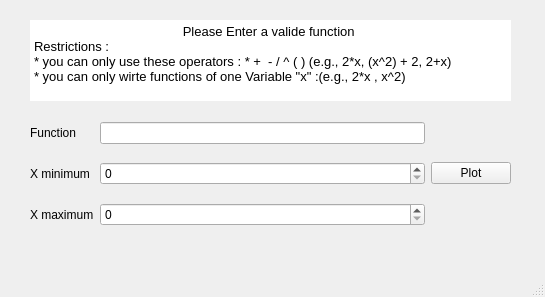
<?xml version="1.0" encoding="UTF-8"?>
<ui version="4.0">
 <class>MainWindow</class>
 <widget class="QMainWindow" name="MainWindow">
  <property name="geometry">
   <rect>
    <x>0</x>
    <y>0</y>
    <width>545</width>
    <height>297</height>
   </rect>
  </property>
  <property name="sizePolicy">
   <sizepolicy hsizetype="Fixed" vsizetype="Fixed">
    <horstretch>0</horstretch>
    <verstretch>0</verstretch>
   </sizepolicy>
  </property>
  <property name="minimumSize">
   <size>
    <width>545</width>
    <height>297</height>
   </size>
  </property>
  <property name="maximumSize">
   <size>
    <width>545</width>
    <height>297</height>
   </size>
  </property>
  <property name="windowTitle">
   <string>Function Plotter</string>
  </property>
  <property name="autoFillBackground">
   <bool>true</bool>
  </property>
  <widget class="QWidget" name="centralwidget">
   <widget class="QTextBrowser" name="textBrowser">
    <property name="geometry">
     <rect>
      <x>30</x>
      <y>20</y>
      <width>481</width>
      <height>81</height>
     </rect>
    </property>
    <property name="frameShape">
     <enum>QFrame::NoFrame</enum>
    </property>
    <property name="html">
     <string>&lt;!DOCTYPE HTML PUBLIC &quot;-//W3C//DTD HTML 4.0//EN&quot; &quot;http://www.w3.org/TR/REC-html40/strict.dtd&quot;&gt;
&lt;html&gt;&lt;head&gt;&lt;meta name=&quot;qrichtext&quot; content=&quot;1&quot; /&gt;&lt;style type=&quot;text/css&quot;&gt;
p, li { white-space: pre-wrap; }
&lt;/style&gt;&lt;/head&gt;&lt;body style=&quot; font-family:'MS Shell Dlg 2'; font-size:8.25pt; font-weight:400; font-style:normal;&quot;&gt;
&lt;p align=&quot;center&quot; style=&quot; margin-top:0px; margin-bottom:0px; margin-left:0px; margin-right:0px; -qt-block-indent:0; text-indent:0px;&quot;&gt;&lt;span style=&quot; font-size:10pt;&quot;&gt;Please Enter a valide function &lt;/span&gt;&lt;/p&gt;
&lt;p style=&quot; margin-top:0px; margin-bottom:0px; margin-left:0px; margin-right:0px; -qt-block-indent:0; text-indent:0px;&quot;&gt;&lt;span style=&quot; font-size:10pt;&quot;&gt;Restrictions :&lt;/span&gt;&lt;/p&gt;
&lt;p style=&quot; margin-top:0px; margin-bottom:0px; margin-left:0px; margin-right:0px; -qt-block-indent:0; text-indent:0px;&quot;&gt;&lt;span style=&quot; font-size:10pt;&quot;&gt;* you can only use these operators : * +  - / ^ ( ) (e.g., 2*x, (x^2) + 2, 2+x)&lt;/span&gt;&lt;/p&gt;
&lt;p style=&quot; margin-top:0px; margin-bottom:0px; margin-left:0px; margin-right:0px; -qt-block-indent:0; text-indent:0px;&quot;&gt;&lt;span style=&quot; font-size:10pt;&quot;&gt;* you can only wirte functions of one Variable &amp;quot;x&amp;quot; :(e.g., 2*x , x^2)&lt;/span&gt;&lt;/p&gt;&lt;/body&gt;&lt;/html&gt;</string>
    </property>
   </widget>
   <widget class="QWidget" name="gridLayoutWidget">
    <property name="geometry">
     <rect>
      <x>30</x>
      <y>110</y>
      <width>481</width>
      <height>131</height>
     </rect>
    </property>
    <layout class="QGridLayout" name="gridLayout">
     <item row="0" column="0">
      <widget class="QLabel" name="label_2">
       <property name="text">
        <string>Function</string>
       </property>
      </widget>
     </item>
     <item row="1" column="0">
      <widget class="QLabel" name="label">
       <property name="text">
        <string>X minimum </string>
       </property>
      </widget>
     </item>
     <item row="1" column="1">
      <widget class="QSpinBox" name="minValue">
       <property name="minimum">
        <number>0</number>
       </property>
       <property name="maximum">
        <number>100000</number>
       </property>
      </widget>
     </item>
     <item row="1" column="2">
      <widget class="QPushButton" name="plotButton">
       <property name="text">
        <string>Plot</string>
       </property>
      </widget>
     </item>
     <item row="2" column="0">
      <widget class="QLabel" name="label_3">
       <property name="text">
        <string>X maximum</string>
       </property>
      </widget>
     </item>
     <item row="0" column="1">
      <widget class="QLineEdit" name="functionText"/>
     </item>
     <item row="2" column="1">
      <widget class="QSpinBox" name="maxValue">
       <property name="maximum">
        <number>100000</number>
       </property>
      </widget>
     </item>
    </layout>
   </widget>
  </widget>
  <widget class="QStatusBar" name="statusbar"/>
 </widget>
 <resources/>
 <connections/>
</ui>
